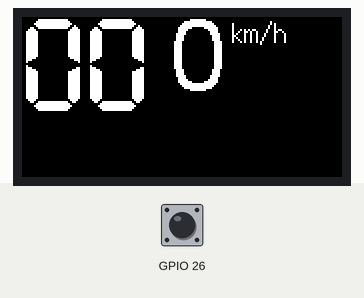
Simulated run of this sketch. Board: ESP32. Shown: 160×80 colour display. The inputs (shaded band) are chosen by the test bench; at power-on: GPIO 26 HIGH. What the sketch prints to the serial monitor is not drawn.

Above: at 1.3 s.
1.4 s: GPIO 26 pulled LOW for 0.15 s
At 2.7 s:
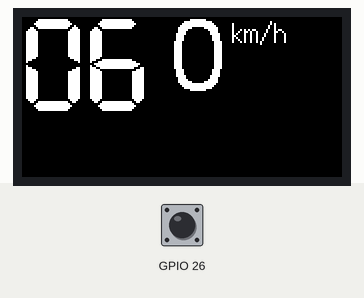
4.5 s: GPIO 26 pulled LOW for 1 s
At 5.9 s:
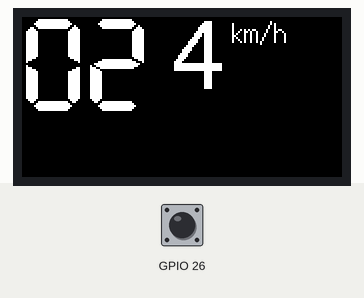
7.7 s: GPIO 26 pulled LOW for 0.15 s
At 8.7 s:
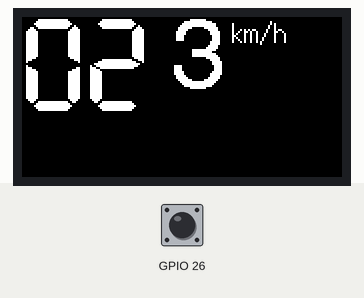
10.7 s: GPIO 26 pulled LOW for 1 s
At 11.9 s:
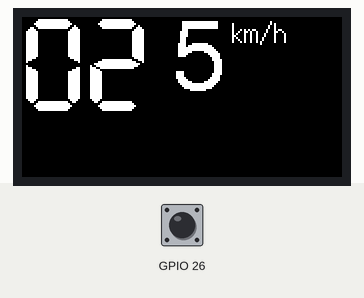
Timing chart, 0 to 13.7 s (numbered marks = the images above; inputs shaded):
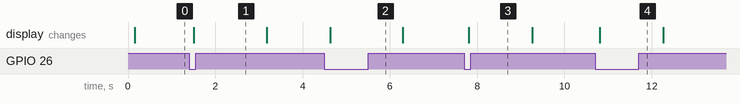

The sketch:

speed_meter.ino
```cpp
#include <M5StickC.h>

int64_t circumference = 2096; // ADJUST: 700 x 23C tire typical value [mm]
int64_t circumference_hour = circumference * 60 * 60;
int64_t last_time;
volatile int speed;

hw_timer_t *tim0 = NULL;
enum {RUN, STOP};
volatile int state = STOP;

// Display speed
void dispSpeed(int s)
{
  if (speed > 999) return;  // Ignore over ranged speed
  int i = s / 10; // Integral part
  int d = s % 10; // Decimal part
  M5.Lcd.setCursor(0, 0, 7);
  M5.Lcd.printf("%02d", i);
  M5.Lcd.setCursor(75, 0, 6);
  M5.Lcd.printf("%d", d);
  M5.Lcd.setCursor(105, 0, 2);
  M5.Lcd.print("km/h");
}

// Monitor stop state
// If the status is stopped, clear the speed
void IRAM_ATTR checkStopState_Handler()
{
  if (state == STOP) {
    speed = 0;
  }
  state = STOP;
}

void setup() {
  M5.begin();

  // Set reed switch input
  // Pull-up and set interrupt
  // Reed switch is directly connected between G26 and GND
  // Reed switch has no polarity
  pinMode(GPIO_NUM_26, INPUT_PULLUP);
  attachInterrupt(GPIO_NUM_26, magnetPassed_Handler, FALLING);
  last_time = esp_timer_get_time();

  // Init LCD display
  M5.Lcd.setRotation(1);
  dispSpeed(0);

  // Timer setting
  // Monitor stop state
  tim0 = timerBegin(0, 80, true); // two second
  timerAttachInterrupt(tim0, &checkStopState_Handler, true);
  timerAlarmWrite(tim0, (1 * 1000000), true); // 1sec
  timerAlarmEnable(tim0);
 }

void magnetPassed_Handler()
{
  // Stop GPIO interrupt tentatively to avoid re-entrant
  // I'm not sure this code works well or not
  // There may be a better way to do the same thing
  detachInterrupt(GPIO_NUM_26);

  int64_t cur_time = esp_timer_get_time();
  int diff_time = cur_time - last_time;

  if (diff_time > 70000) { // Ignore over ranged speed
    // Update speed x 10
    speed = (double)(circumference_hour * 10) / (double)diff_time;
    last_time = cur_time;
    state = RUN;
    Serial.println(diff_time); // debug
  }

  // Wait chattering time
  delay(100);
  // Set and re-start GPIO interrupt
  attachInterrupt(GPIO_NUM_26, magnetPassed_Handler, FALLING);
}

void loop() {
  delay(200);
  dispSpeed(speed);
}
```

Measured:
- after the input at 1.4 s, the display: changes after 0.11 s (image 1)
- after the input at 4.5 s, the display: changes after 0.13 s (image 2)
- after the input at 7.7 s, the display: changes after 0.11 s (image 3)
- after the input at 10.7 s, the display: changes after 0.11 s (image 4)
